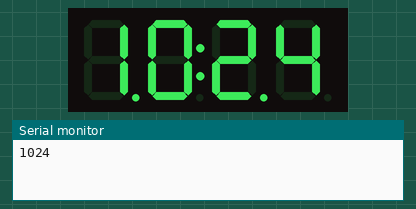
This sketch was run on a simulated Arduino Uno, built with avr-gcc and run on an emulated ATmega328P. Shown: 4-digit seven-segment display, the last lines printed to the serial monitor. The local clock reads 2024-03-15 10:24:30 at power-on unless the sketch sets it.

Above: at 0.1 s.
At 90.2 s:
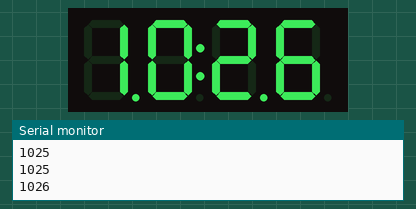

The sketch:

8_rtc_display.ino
```cpp
//gets the data from RTC and displays on TM1637

#include <DS1302.h>
#include <TM1637Display.h>

#define CLK 5
#define DIO 4

// Init the DS1302
DS1302 rtc(8, 7, 6);

// Init a Time-data structure
Time t;

TM1637Display display = TM1637Display(CLK, DIO);
int i =0;

void setup()
{

  // Set the clock to run-mode, and disable the write protection
  rtc.halt(false);
  rtc.writeProtect(false);

  // Setup Serial connection
  Serial.begin(9600);

  // The following lines can be commented out to use the values already stored in the DS1302
  //rtc.setDOW(FRIDAY);        // Set Day-of-Week to FRIDAY
  //rtc.setTime(14, 27, 10);     // Set the time to 12:00:00 (24hr format)
  //rtc.setDate(6, 8, 2010);   // Set the date to August 6th, 2010
  display.setBrightness(0x02);
}

void loop()
{


  // Get data from the DS1302
  t = rtc.getTime();

  i = t.min;
  i = i + (t.hour * 100);

  Serial.println(i);
  display.showNumberDecEx(i, B11100000, true,4,0);


  // Wait one second before repeating :)
  delay (1000);
}
```
